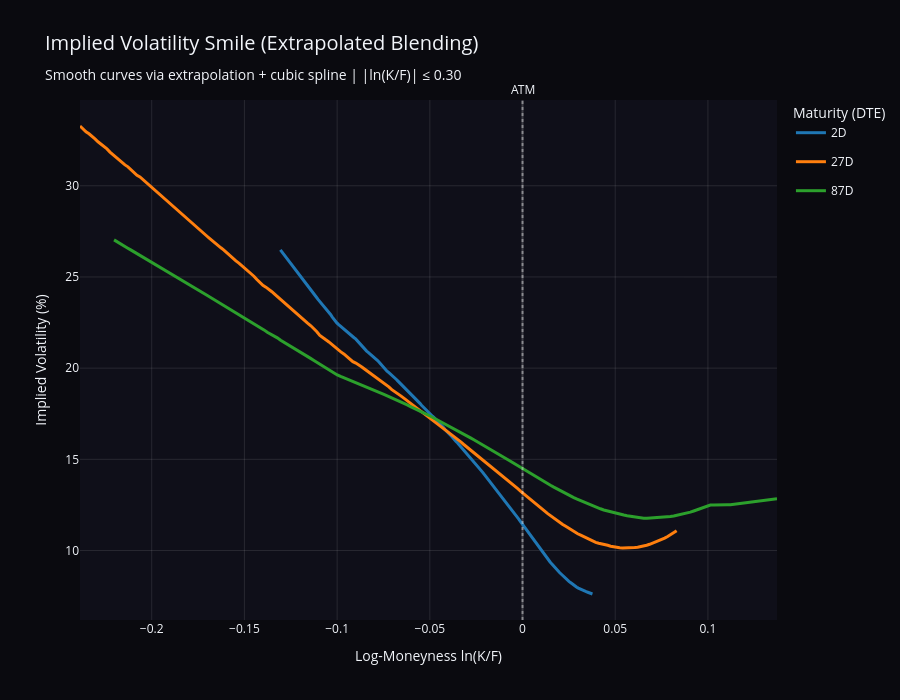

Write notebook code for a chart like this one.
### Markdown cell above
Implementation of maturities selection and showing data points

### Code cell
# Specific maturities
plot_smile(surface, maturities=["2D", "30D", "90D"])

### Figure 1 — Plotly figure (JSON) as saved in the notebook; plotly's stock layout.template omitted (floating-point values rounded to 4 significant figures; data arrays with more than 128 entries replaced by an {"elided": "..."} marker saying what was removed)
{"data": [{"hovertemplate": "2D<br>ln(K/F): %{x:.3f}<br>IV: %{y:.2f}%<extra></extra>", "legendgroup": "group0", "line": {"color": "#1f77b4", "width": 3}, "mode": "lines", "name": "2D", "showlegend": true, "type": "scatter", "x": {"elided": "200 float values"}, "y": {"elided": "200 float values"}}, {"hovertemplate": "27D<br>ln(K/F): %{x:.3f}<br>IV: %{y:.2f}%<extra></extra>", "legendgroup": "group1", "line": {"color": "#ff7f0e", "width": 3}, "mode": "lines", "name": "27D", "showlegend": true, "type": "scatter", "x": {"elided": "200 float values"}, "y": {"elided": "200 float values"}}, {"hovertemplate": "87D<br>ln(K/F): %{x:.3f}<br>IV: %{y:.2f}%<extra></extra>", "legendgroup": "group2", "line": {"color": "#2ca02c", "width": 3}, "mode": "lines", "name": "87D", "showlegend": true, "type": "scatter", "x": {"elided": "200 float values"}, "y": {"elided": "200 float values"}}], "layout": {"annotations": [{"showarrow": false, "text": "ATM", "x": 0, "xanchor": "center", "xref": "x", "y": 1, "yanchor": "bottom", "yref": "y domain"}], "height": 700, "hovermode": "closest", "legend": {"font": {"size": 12}, "title": {"text": "Maturity (DTE)"}}, "paper_bgcolor": "rgba(10,10,15,1)", "plot_bgcolor": "rgba(15,15,25,1)", "shapes": [{"line": {"color": "rgba(255,255,255,0.4)", "dash": "dot", "width": 2}, "type": "line", "x0": 0, "x1": 0, "xref": "x", "y0": 0, "y1": 1, "yref": "y domain"}], "title": {"font": {"size": 20}, "text": "Implied Volatility Smile (Extrapolated Blending)<br><sub>Smooth curves via extrapolation + cubic spline | |ln(K/F)| ≤ 0.30</sub>"}, "xaxis": {"gridcolor": "rgba(255,255,255,0.1)", "title": {"text": "Log-Moneyness ln(K/F)"}, "zeroline": true, "zerolinecolor": "rgba(255,255,255,0.2)", "zerolinewidth": 2}, "yaxis": {"gridcolor": "rgba(255,255,255,0.1)", "title": {"text": "Implied Volatility (%)"}}}}
